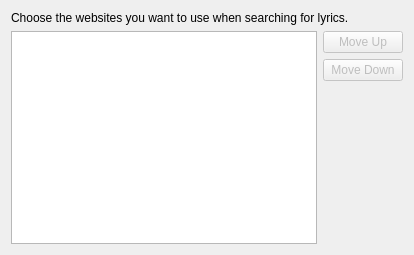
<?xml version="1.0" encoding="UTF-8"?>
<ui version="4.0">
 <class>LyricSettings</class>
 <widget class="QWidget" name="LyricSettings">
  <property name="geometry">
   <rect>
    <x>0</x>
    <y>0</y>
    <width>414</width>
    <height>255</height>
   </rect>
  </property>
  <property name="windowTitle">
   <string>Form</string>
  </property>
  <layout class="QVBoxLayout" name="verticalLayout_2">
   <item>
    <widget class="QLabel" name="label">
     <property name="text">
      <string>Choose the websites you want to use when searching for lyrics.</string>
     </property>
     <property name="wordWrap">
      <bool>true</bool>
     </property>
    </widget>
   </item>
   <item>
    <layout class="QHBoxLayout" name="horizontalLayout">
     <item>
      <widget class="QListWidget" name="providers"/>
     </item>
     <item>
      <layout class="QVBoxLayout" name="verticalLayout">
       <item>
        <widget class="QPushButton" name="up">
         <property name="enabled">
          <bool>false</bool>
         </property>
         <property name="text">
          <string>Move Up</string>
         </property>
        </widget>
       </item>
       <item>
        <widget class="QPushButton" name="down">
         <property name="enabled">
          <bool>false</bool>
         </property>
         <property name="text">
          <string>Move Down</string>
         </property>
        </widget>
       </item>
       <item>
        <spacer name="verticalSpacer">
         <property name="orientation">
          <enum>Qt::Vertical</enum>
         </property>
         <property name="sizeHint" stdset="0">
          <size>
           <width>20</width>
           <height>40</height>
          </size>
         </property>
        </spacer>
       </item>
      </layout>
     </item>
    </layout>
   </item>
  </layout>
 </widget>
 <resources/>
 <connections/>
</ui>
